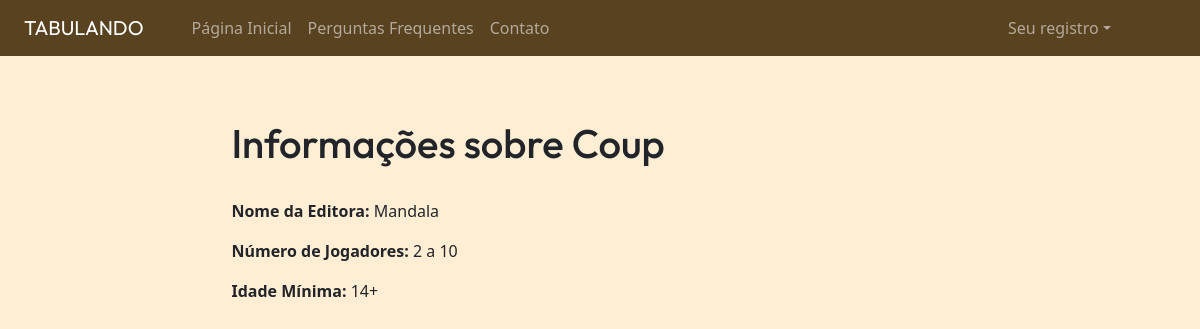
/jogo/3/, run on the app's committed database.
### projeto/models.py (models this page shows, shortened)
class Jogo(models.Model):
    codigo = models.BigAutoField(primary_key=True)
    nome = models.CharField(max_length=200)
    min_jogadores = models.IntegerField()
    max_jogadores = models.IntegerField()
    idade_minima = models.IntegerField(blank=True, null=True)
    editora = models.CharField(max_length=200)
    class Meta:
        db_table = 'jogo'

### projeto/views.py (the view)
# urls.py: path('jogo/<int:codigo>/', views.pagina_jogo, name='pagina_jogo'),
def pagina_jogo(request, codigo):
    jogo = get_object_or_404(Jogo, codigo=codigo)
    contexto = {
        'jogo': jogo,
    }
    return render(request, "pagina_jogo.html", contexto)

### templates/pagina_jogo.html (shortened to what this page needs)
{% extends 'template_base.html' %}
{% block content %}
<h1 class="fonte-outfit">Informações sobre {{ jogo.nome }}</h1>
<p><b>Nome da Editora:</b> {{ jogo.editora }}</p>
{% if jogo.max_jogadores > 1 %}
<p><b>Número de Jogadores:</b> {{ jogo.min_jogadores }} a {{ jogo.max_jogadores }}</p>
{% else %}
<p><b>Número de Jogadores:</b> {{ jogo.max_jogadores }}</p>
{% endif %}
<p><b>Idade Mínima:</b> {{ jogo.idade_minima }}+</p>
{% endblock %}

### static/tabulando/css/style.css (style rules this page uses)
:root { --marrom_escuro: rgba(62, 39, 4, 0.864); --bege: rgba(255, 235, 204, 0.829); --marrom_jumbotron: rgba(62, 39, 4, 0.075); --marrom_sidebar: rgba(62, 39, 4, 0.144); --marrom_tabela: rgba(62, 39, 4, 0.664); }
.fundo-total { background-color: var(--bege); }
.fonte-outfit { font-family: 'Outfit', sans-serif; }

### data on the page
Jogo: nome "Coup", editora "Mandala", min_jogadores "2", max_jogadores "10", idade_minima "14"
